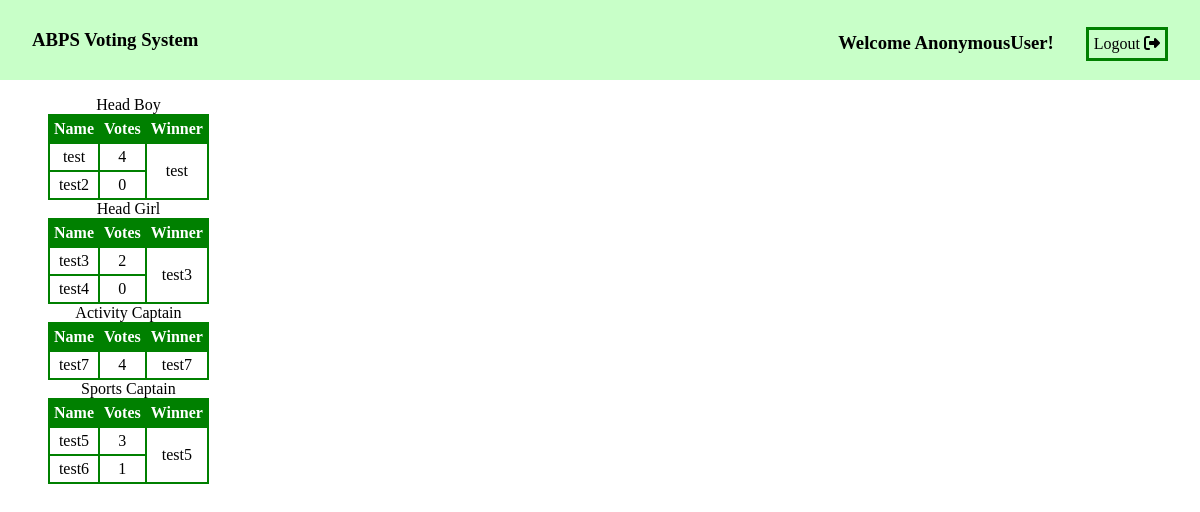
Before: /results/ with the older database file.
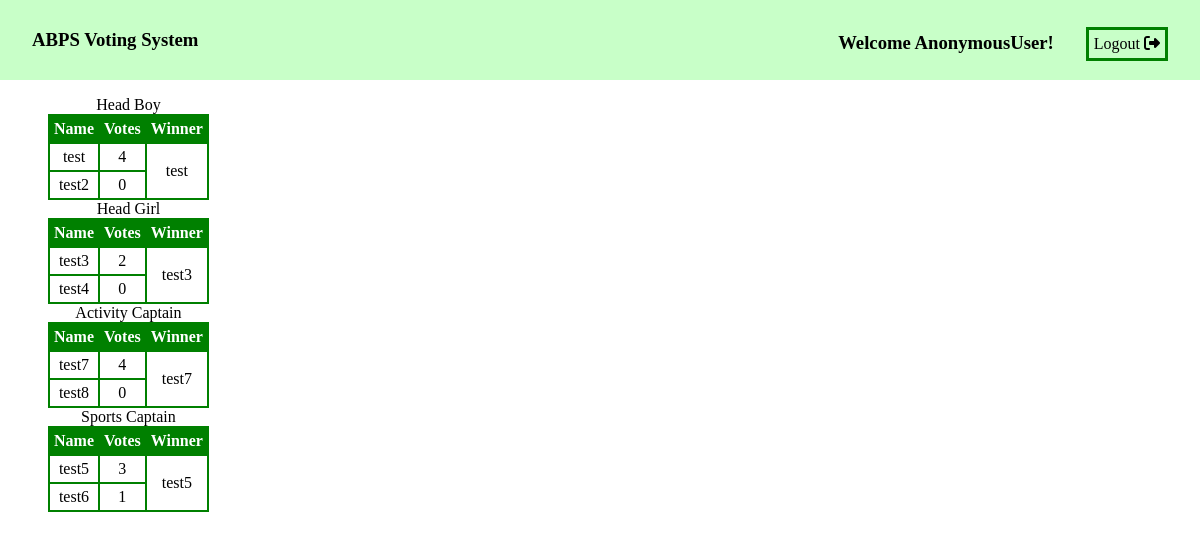
After: the same page with the newer database file.
### apps/vote/models.py (models this page shows, shortened)
class Candidate(models.Model):
    CandidateName = models.CharField(max_length=255)
    CandidateId = models.AutoField(primary_key=True)
    CandidateClass = models.CharField(max_length=3, choices=Classes.choices)
    Post = models.CharField(max_length=16, choices=Posts.choices)
    Votes = models.IntegerField(default=0)
    def __str__(self):
        return self.CandidateName

### apps/results/views.py (the view)
# urls.py: path("", views.index),
def index(request):
    candidates = Candidate.objects.all()
    head_boy = candidates.filter(Post="head_boy").order_by("-Votes")
    head_boy_winner = head_boy.first()
    head_girl = candidates.filter(Post="head_girl").order_by("-Votes")
    head_girl_winner = head_girl.first()
    activity_captain = candidates.filter(Post="activity_captain").order_by("-Votes")
    activity_captain_winner = activity_captain.first()
    sports_captain = candidates.filter(Post="sports_captain").order_by("-Votes")
    sports_captain_winner = sports_captain.first()
    data = {
        "head_boy":{"name":"Head Boy", "candidates":head_boy, "winner":head_boy_winner},
        "head_girl":{"name":"Head Girl", "candidates":head_girl, "winner":head_girl_winner},
        "activity_captain":{"name":"Activity Captain", "candidates":activity_captain, "winner":activity_captain_winner},
        "sports_captain":{"name":"Sports Captain", "candidates":sports_captain, "winner":sports_captain_winner}
    }
    return render(request, "results.html", {"data":data})

### templates/results.html (shortened to what this page needs)
{% extends 'base/main.html' %}
{% load static %}
{% block stylesheets %}
<link rel="stylesheet" href="{% static 'css/results.css' %}">
{% endblock stylesheets %}
{% block content %}
<div class="container">
    {% for post, info in data.items %}
        <table>
            <caption>{{ info.name }}</caption>
            <tr>
                <th>Name</th>
                <th>Votes</th>
                <th>Winner</th>
            </tr>
            {% for candidate in info.candidates %}
                <tr>
                    <td>{{ candidate.CandidateName }}</td>
                    <td>{{ candidate.Votes }}</td>
                    {% if forloop.first %}
                        <td rowspan="{{ info.candidates.count }}">{{ info.winner }}</td>
                    {% endif %}
                </tr>
            {% endfor %}
        </table>
    {% endfor %}
</div>
{% endblock content %}

Changed rows visible on the page:
added Candidate: CandidateName "test8", Votes "0", shown under "Activity Captain"
